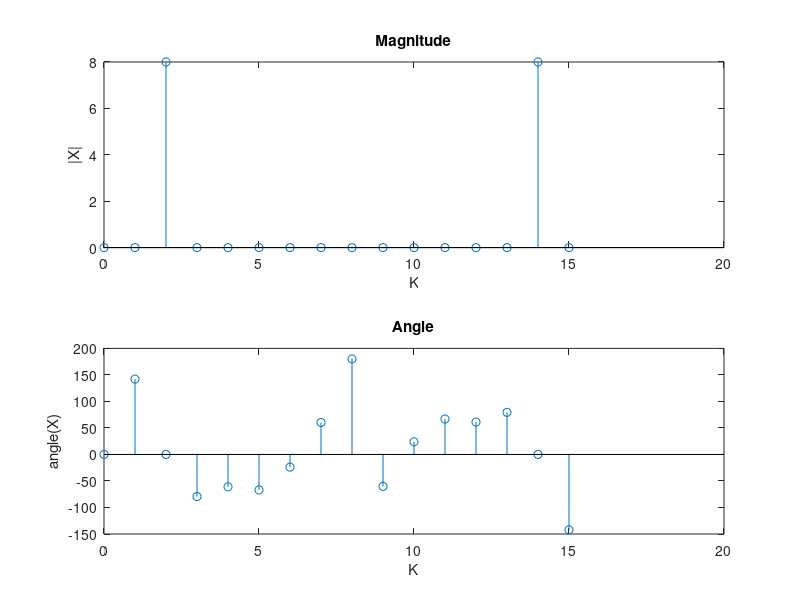
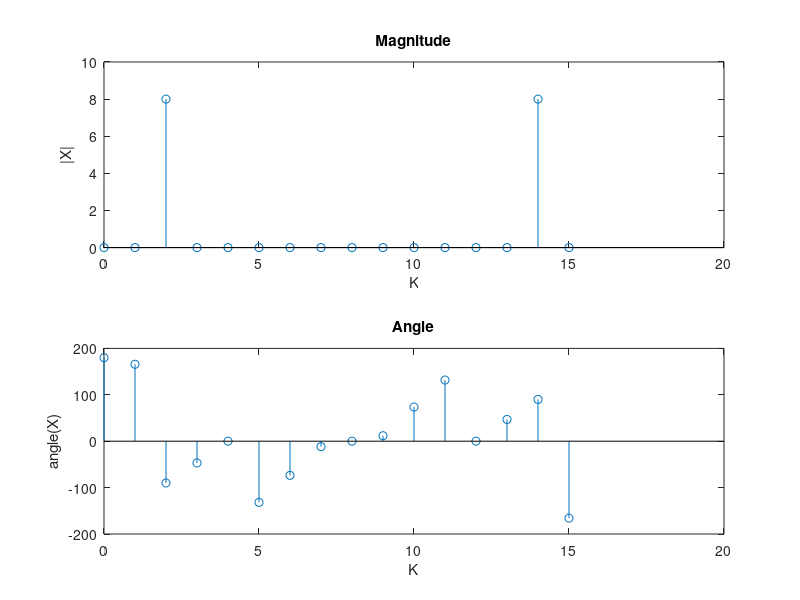
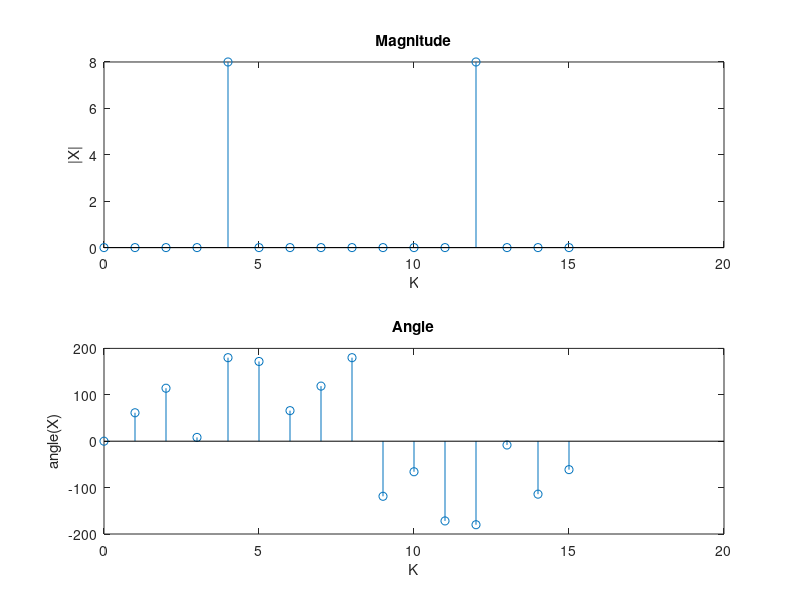
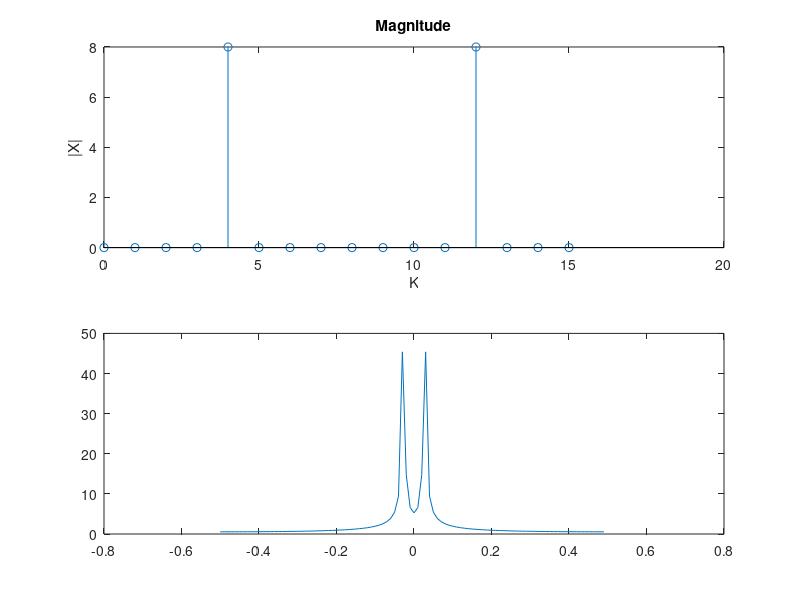

The MATLAB script that drew these images, in order:
clear
clc

%% 10.12

n = 0:15;
N = 16;

xa = cos(2 * pi .* n/8);
Xa = fft(xa);
xb = sin(2 * pi .* n/8);
Xb = fft(xb);
xc = -cos(2 * pi .* n/4);
Xc = fft(xc);

figure()
subplot(2,1,1)
stem(n, abs(Xa));
title('Magnitude');
xlabel('K');
ylabel('|X|');
subplot(2,1,2);
stem(n, rad2deg(angle(Xa)));
title('Angle');
xlabel('K');
ylabel('angle(X)');

shg
print(gcf, 'P10_12a', '-dpng');

figure()
subplot(2,1,1)
stem(n, abs(Xb));
title('Magnitude');
xlabel('K');
ylabel('|X|');
subplot(2,1,2);
stem(n, rad2deg(angle(Xb)));
title('Angle');
xlabel('K');
ylabel('angle(X)');
print(gcf, 'P10_12b', '-dpng');
shg

figure()
subplot(2,1,1)
stem(n, abs(Xc));
title('Magnitude');
xlabel('K');
ylabel('|X|');
subplot(2,1,2);
stem(n, rad2deg(angle(Xc)));
title('Angle');
xlabel('K');
ylabel('angle(X)');
print(gcf, 'P10_12c', '-dpng');
shg

clear
clc
close all

%% bullet point one
n = 0:99;
Fs = 8000;

x = cos(2 * pi * 220/Fs .* n);

y = fftshift(fft(x,100));
plot((n-50)/100,abs(y));
saveas(gcf,'bullet_one_100_point','png');

n = 0:100;
y = fftshift(fft(x,101));
plot((n-50)/100,abs(y));
saveas(gcf,'bullet_one_101_point','png');

clear
clc
%% bullet point two

x = [1 1 1 1 1 1 1 1 1 1];
h = [1 1 1 1 1];

y = conv(x,h)

y2 = cconv(x,h,16)
